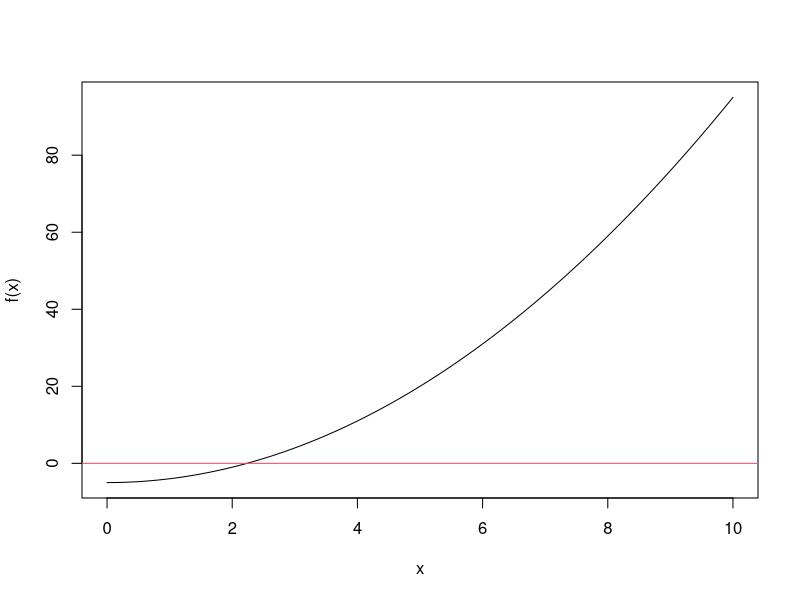
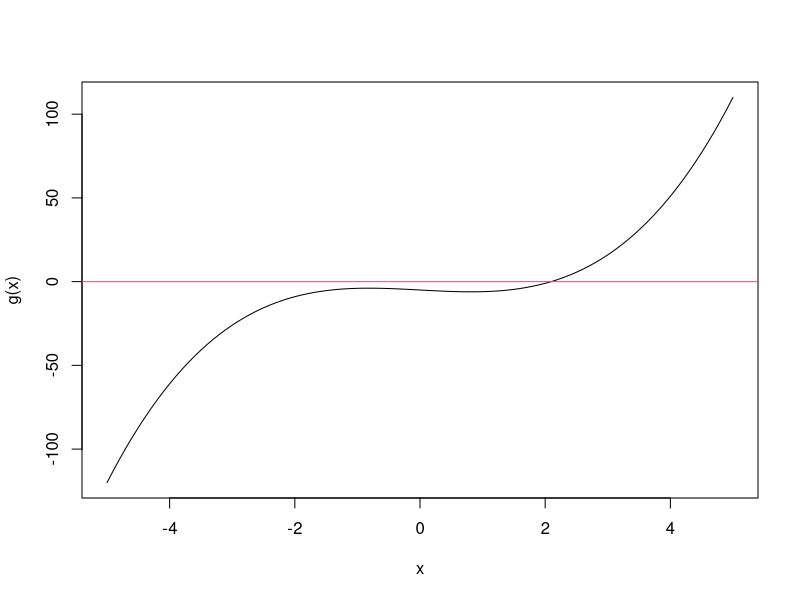
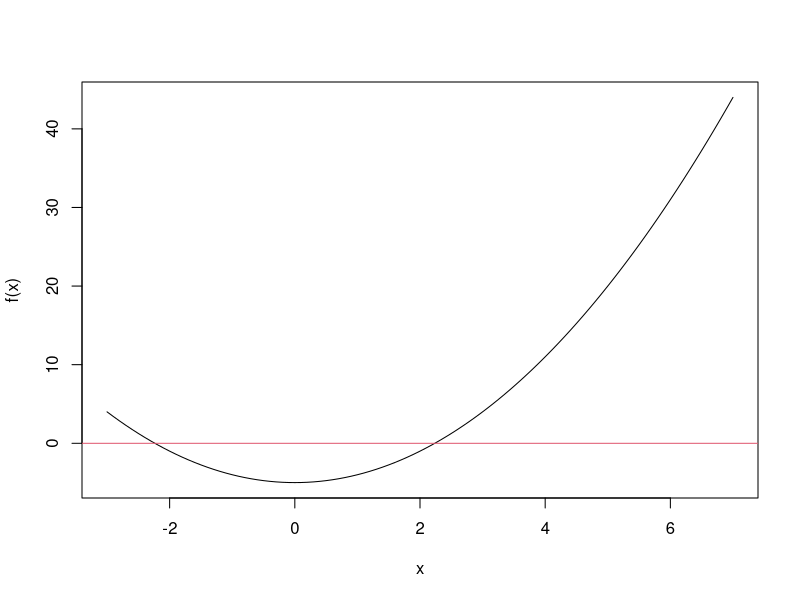
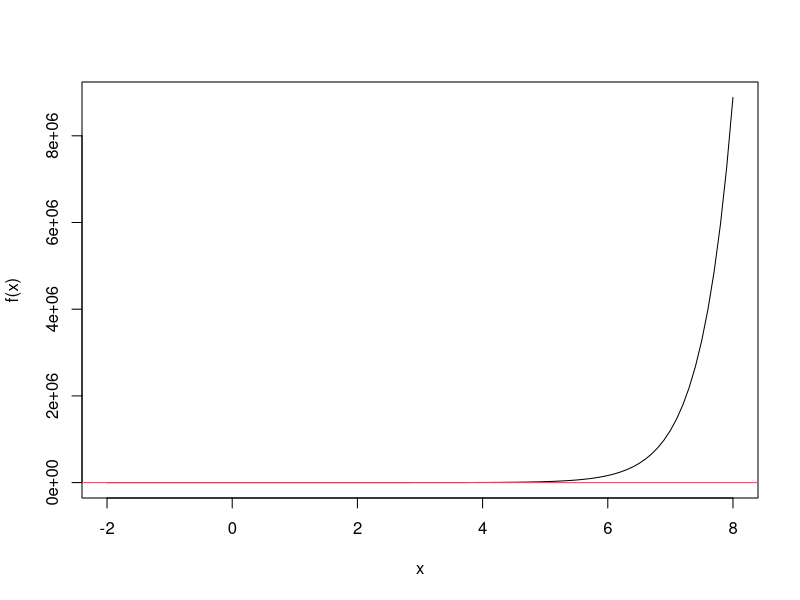
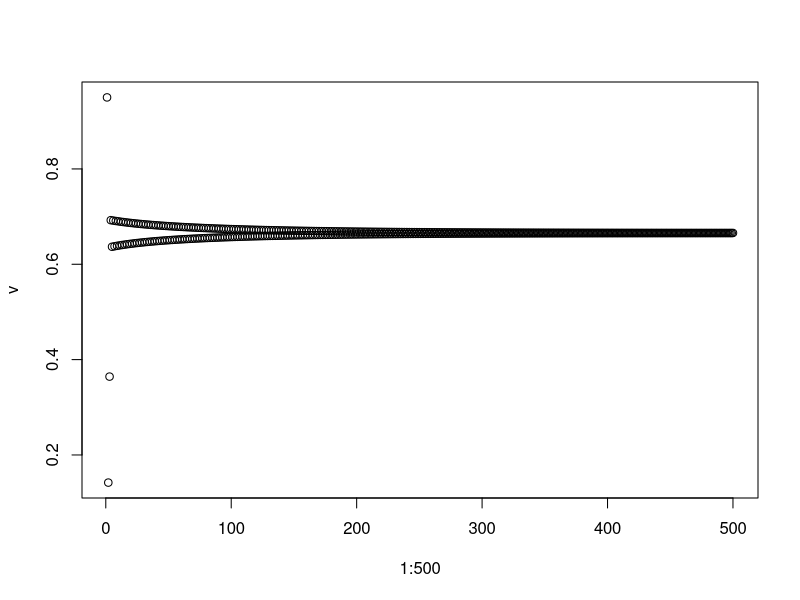

The R source for these figures, in order:
#
# ------------------------------------------------------------ VI ----------
#   :::::: P R A C T I C A   6 : :  :   :    :     :        :          :
# ----------------------------------------------------------------------
#

f <- function(x) {
    x^2 - 5
}

curve(f, 0, 10)
abline(h = 0, col = 2)

f_prima <- function(x) {
    2 * x
}

x0 <- 2
x1 <- x0 - f(x0) / f_prima(x0)
x1
x2 <- x1 - f(x1) / f_prima(x1)
x2
x3 <- x2 - f(x2) / f_prima(x2)
x3
x4 <- x3 - f(x3) / f_prima(x3)
x4

#
# -------------------------------------------------------------- EJERCICIO 1 -----
#

g <- function(x) {
    x^3 - 2 * x - 5
}
g_prima <- function(x) {
    3 * x^2 - 2
}
curve(g, -5, 5)
abline(h = 0, col = 2)

x0 <- 2
x1 <- x0 - g(x0) / g_prima(x0)
x1
x2 <- x1 - g(x1) / g_prima(x1)
x2
x3 <- x2 - g(x2) / g_prima(x2)
x3
x4 <- x3 - g(x3) / g_prima(x3)
x4

newton_rapshon <- function(f, f_prima, x0, tolerancia, nmax, dibuja = TRUE) {
    if (!is.function(f) || !is.function(f_prima)) {
        stop("f y f_prima deben ser funciones")
    }
    if (!all.equal(nmax, as.integer(nmax))) {
        stop("nmax debe ser un entero")
    }
    if (!is.numeric(x0) || !is.numeric(tolerancia)) {
        stop("x0 y tolerancia deben ser números")
    }

    if (dibuja) {
        curve(f, x0 - 5, x0 + 5)
        abline(h = 0, col = 2)
    }

    x <- x0

    for (i in 1:nmax) {
        x_anterior <- x
        x <- x - f(x) / f_prima(x)

        if (abs(x - x_anterior) < tolerancia) {
            return(list(
                "raiz" = x, "tolerancia" = tolerancia, "iteraciones" = i
            ))
        }
    }

    warning("No se encontró una raiz con la tolerancia deseada")
    return(list(
        "raiz" = x, "tolerancia" = tolerancia, "iteraciones" = nmax
    ))
}

newton_rapshon(f, f_prima, 2, 0.01, 20)

#
# -------------------------------------------------------------- EJERCICIO 2 -----
#

library(numDeriv)
resultado <- genD(f, x = 2)
resultado

newton_rapshon <- function(f, f_prima, x0, tolerancia, nmax, dibuja = TRUE) {
    if (!is.function(f)) {
        stop("f debe ser una función")
    }
    if (!all.equal(nmax, as.integer(nmax))) {
        stop("nmax debe ser un entero")
    }
    if (!is.numeric(x0) || !is.numeric(tolerancia)) {
        stop("x0 y tolerancia deben ser números")
    }
    if (missing(f_prima)) {
        print("Usando aproximación de la derivada")
        f_prima <- function(x) {
            genD(f, x = x)$D[1]
        }
    }

    if (dibuja) {
        curve(f, x0 - 5, x0 + 5)
        abline(h = 0, col = 2)
    }

    x <- x0

    for (i in 1:nmax) {
        x_anterior <- x
        x <- x - f(x) / f_prima(x)

        if (abs(x - x_anterior) < tolerancia) {
            return(list(
                "raiz" = x, "tolerancia" = tolerancia, "iteraciones" = i
            ))
        }
    }
    warning("No se encontró una raiz con la tolerancia deseada")
    return(list(
        "raiz" = x, "tolerancia" = tolerancia, "iteraciones" = i
    ))
}

h <- function(x) {
    exp(2 * x) - x - 6
}

newton_rapshon(f = f, x0 = 2, tolerancia = 0.01, nmax = 20, dibuja = FALSE)
newton_rapshon(f = g, x0 = 2, tolerancia = 0.01, nmax = 20, dibuja = FALSE)
newton_rapshon(f = h, x0 = 3, tolerancia = 0.01, nmax = 20, dibuja = TRUE)

uniroot(f, c(0, 4))
uniroot(g, c(0, 4))
uniroot(h, c(0, 8))

#
# -------------------------------------------------------------- EJERCICIO 3 -----
#

# a)

dif.eq <- function(x1, r, n) {
    x <- rep(0, n)
    x[1] <- x1

    for (i in 2:n) {
        x[i] <- r * x[i - 1] * (1 - x[i - 1])
    }

    return(x)
}

dif.eq(x1 = 0.4, r = 2, n = 10)
dif.eq(x1 = 0.7, r = 2, n = 10)

# b)
v <- dif.eq(x1 = 0.95, r = 2.99, n = 500)
plot(1:500, v)

# c)
dif.eq2 <- function(x1, r) {
    x <- c(x1, r * x1 * (1 - x1))
    n <- 2

    while (abs(x[n] - x[n - 1]) >= 0.02) {
        x <- append(x, r * x[n] * (1 - x[n]))
        n <- n + 1
    }

    return(list(
        "valores" = x, "iteraciones" = n
    ))
}

dif.eq2(x1 = 0.95, r = 2.99)